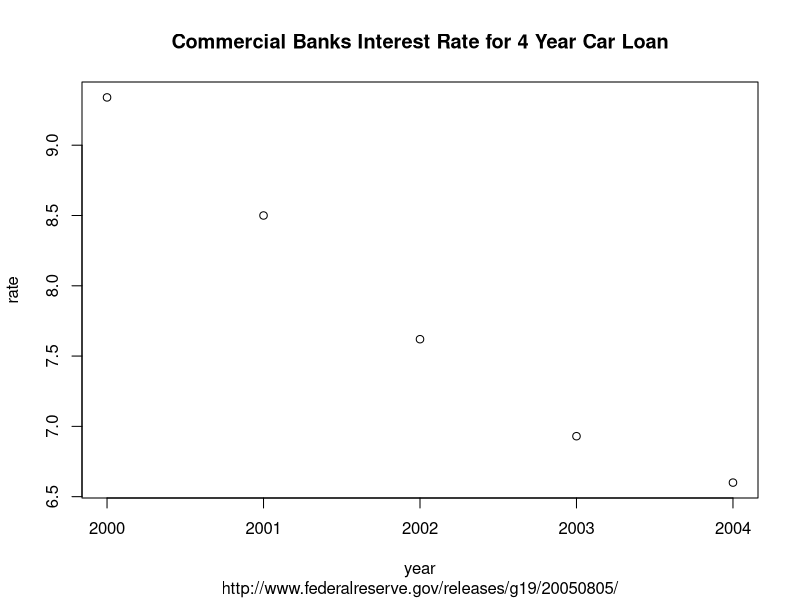

Write R code to recreate this figure.
year <- c(2000 ,   2001  ,  2002  ,  2003 ,   2004)
rate <- c(9.34 ,   8.50  ,  7.62  ,  6.93  ,  6.60)
plot(year,rate,
     main="Commercial Banks Interest Rate for 4 Year Car Loan",
     sub="http://www.federalreserve.gov/releases/g19/20050805/")
cor(year,rate)
